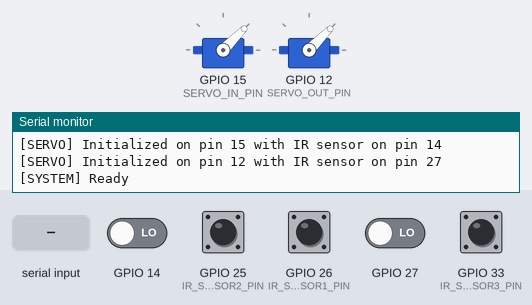
Recording of a program running on a simulated ESP32. Shown: 2 × servo, the last lines printed to the serial monitor. The inputs (shaded band) are chosen by the test bench; at power-on: GPIO 25 (IR_SENSOR2_PIN), GPIO 26 (IR_SENSOR1_PIN), GPIO 33 (IR_SENSOR3_PIN) HIGH, GPIO 14, GPIO 27 LOW.

Above: at 1.3 s.
1.4 s: "OPEN_BARRIER_IN\n" received over Serial
At 2.6 s:
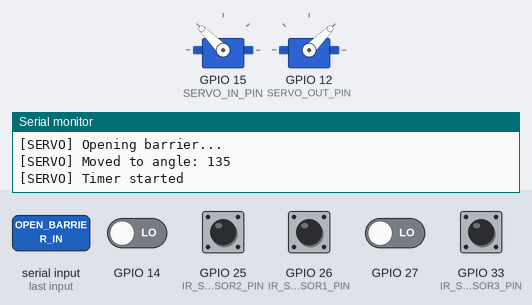
2.9 s: "OPEN_BARRIER_OUT\n" received over Serial
At 4.3 s:
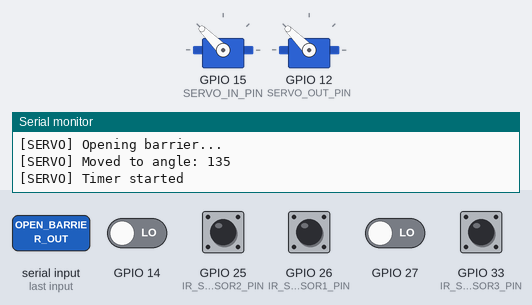
At 7.6 s:
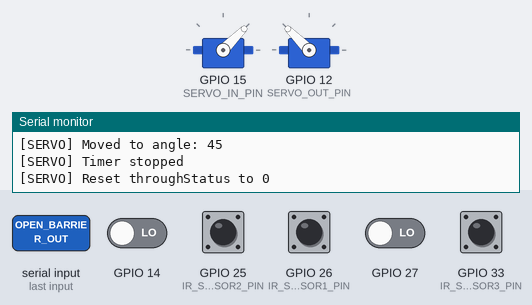
Timing chart, 0 to 9.6 s (numbered marks = the images above; inputs shaded):
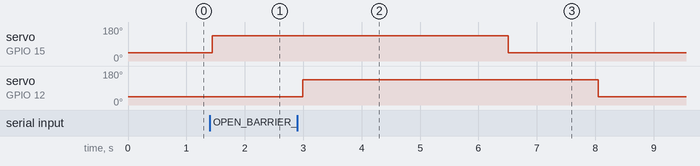

Measured:
- after the input at 1.4 s, servo on GPIO 15 (SERVO_IN_PIN): 45° → 135° after 0.05 s
- after the input at 2.9 s, servo on GPIO 12 (SERVO_OUT_PIN): 45° → 135° after 0.09 s, → 45° 5.1 s later

The program:

main.cpp
```cpp
#include <Arduino.h>
#include "RFID_Sensor.h"
#include "Servo.h"
#include "pins_config.h"
#include "IR_Sensor.h"

// Thêm thư viện FreeRTOS
#include "freertos/FreeRTOS.h"
#include "freertos/task.h"

// Khởi tạo đối tượng cơ bản
RFID_Sensor rfid_in;
RFID_Sensor rfid_out;
servoMotor barrier_in;
servoMotor barrier_out;

// Khởi tạo cảm biến hồng ngoại cho 3 vị trí đỗ xe
IR_Sensor ir_sensor1(IR_SENSOR1_PIN, true);  // true nếu logic đảo
IR_Sensor ir_sensor2(IR_SENSOR2_PIN, true);
IR_Sensor ir_sensor3(IR_SENSOR3_PIN, true);

// Task xử lý barrier vào
void barrierInTask(void * parameter) {
    while(1) {
        // Kiểm tra cảm biến và thời gian
        barrier_in.checkIRSensor();
        barrier_in.updateTimer();
        vTaskDelay(50 / portTICK_PERIOD_MS);
    }
}

// Task xử lý barrier ra
void barrierOutTask(void * parameter) {
    while(1) {
        // Kiểm tra cảm biến và thời gian
        barrier_out.checkIRSensor();
        barrier_out.updateTimer();
        vTaskDelay(50 / portTICK_PERIOD_MS);
    }
}

void setup() {
    Serial.begin(SERIAL_BAUD);

    // Khởi tạo RFID và Servo
    rfid_in.init(RFID_IN_SS_PIN, RFID_IN_RST_PIN, 1);
    rfid_out.init(RFID_OUT_SS_PIN, RFID_OUT_RST_PIN, 0);
    barrier_in.init(SERVO_IN_PIN, IR_SENSOR_IN);
    barrier_out.init(SERVO_OUT_PIN, IR_SENSOR_OUT);

    // Khởi tạo cảm biến hồng ngoại
    ir_sensor1.begin();
    ir_sensor2.begin();
    ir_sensor3.begin();

    // Tạo task cho mỗi barrier
    xTaskCreatePinnedToCore(
        barrierInTask,   // Task function
        "BarrierInTask", // Task name
        10000,           // Stack size
        NULL,            // Parameters
        1,              // Priority
        NULL,           // Task handle
        0               // Core ID (0 or 1)
    );

    xTaskCreatePinnedToCore(
        barrierOutTask,
        "BarrierOutTask",
        10000,
        NULL,
        1,
        NULL,
        1
    );

    Serial.println("[SYSTEM] Ready");
}

void loop() {
    rfid_in.cardDetect();
    rfid_out.cardDetect();

    // Kiểm tra lệnh từ Serial
    if (Serial.available() > 0) {
        String command = Serial.readStringUntil('\n');
        if (command == "OPEN_BARRIER_IN") {
            Serial.println("OPENING_BARRIER_IN");
            barrier_in.openBarrier();
        }
        else if (command == "OPEN_BARRIER_OUT") {
            Serial.println("OPENING_BARRIER_OUT");
            barrier_out.openBarrier();
        }
    }

    // Kiểm tra trạng thái cảm biến và gửi cập nhật
    if (ir_sensor1.stateChanged()) {
        Serial.print("SLOT1:");
        Serial.println(ir_sensor1.getStatus() ? "0" : "1");
    }

    if (ir_sensor2.stateChanged()) {
        Serial.print("SLOT2:");
        Serial.println(ir_sensor2.getStatus() ? "0" : "1");
    }

    if (ir_sensor3.stateChanged()) {
        Serial.print("SLOT3:");
        Serial.println(ir_sensor3.getStatus() ? "0" : "1");
    }

    delay(50);
}
```

pins_config.h
```cpp
#ifndef PINS_CONFIG_H
#define PINS_CONFIG_H

// RFID Pins - Entrance Gate
#define RFID_IN_SS_PIN     4    // SPI SS pin entrance
#define RFID_IN_RST_PIN    2    // Reset pin entrance

// RFID Pins - Exit Gate
#define RFID_OUT_SS_PIN    5    // SPI SS pin exit
#define RFID_OUT_RST_PIN   17   // Reset pin exit

// Servo Pins
#define SERVO_IN_PIN       15   // Servo entrance gate
#define SERVO_OUT_PIN      12   // Servo exit gate

// IR Sensor pins
#define IR_SENSOR1_PIN 26  // D5
#define IR_SENSOR2_PIN 25  // D6
#define IR_SENSOR3_PIN 33  // D7

#define IR_SENSOR_IN 14
#define IR_SENSOR_OUT 27

// Status LEDs
#define LED_IN_READY       32   // Entrance gate ready
#define LED_OUT_READY      33   // Exit gate ready
#define LED_IN_ACTIVE      25   // Entrance gate active
#define LED_OUT_ACTIVE     26   // Exit gate active

// Debug và Serial
#define SERIAL_BAUD     9600

// Servo angles (degrees)
#define SERVO_ANGLE_CLOSED    0
#define SERVO_ANGLE_OPEN    135
#define SERVO_ANGLE_HALF     67

#endif
```
